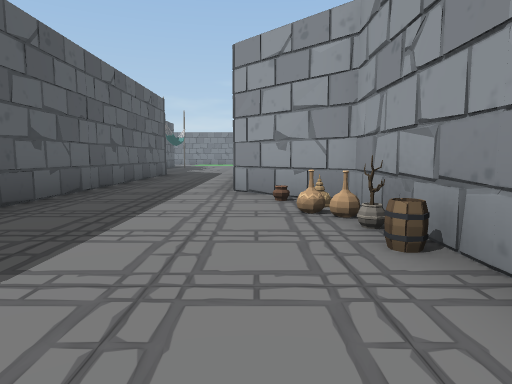
View 1 (above)

24 first-person views from a walk through a scene from a Unity 3-D project. The camera is 1.2 m above the floor, tilts 6° down and sees 75° across. The floor is counted in squares, 2 m on a side. Each view is taken from the middle of a square. On the plan, view 1 faces up. The plan holds only what a view shows up to about 10 squares ahead; the rest is blank. The place goes on beyond the plan. The player character is not drawn.

View 2
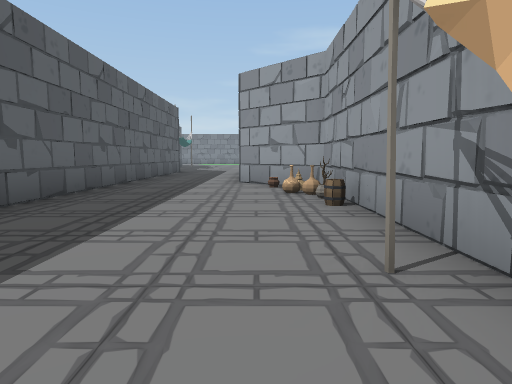

View 3
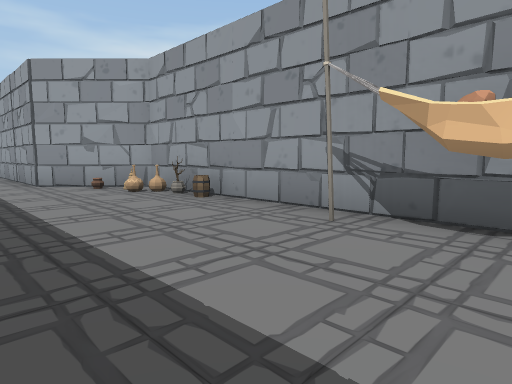

View 4
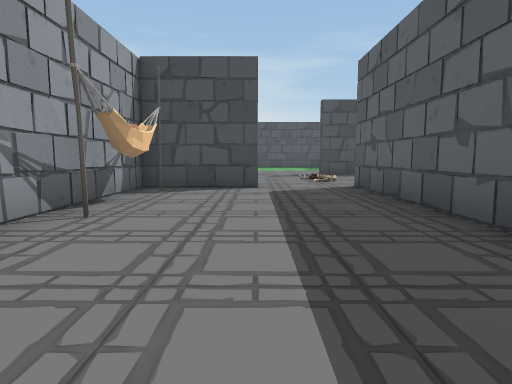

View 5
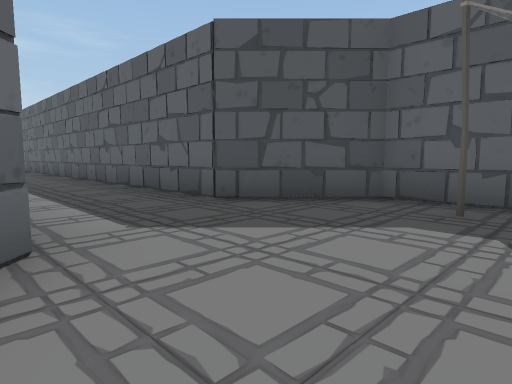

View 6
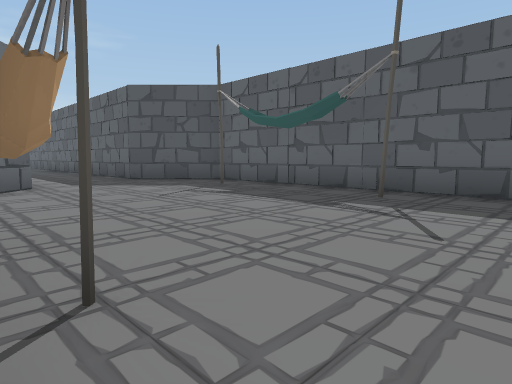

View 7
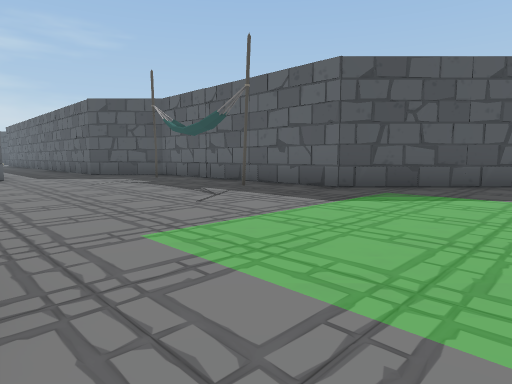

View 8
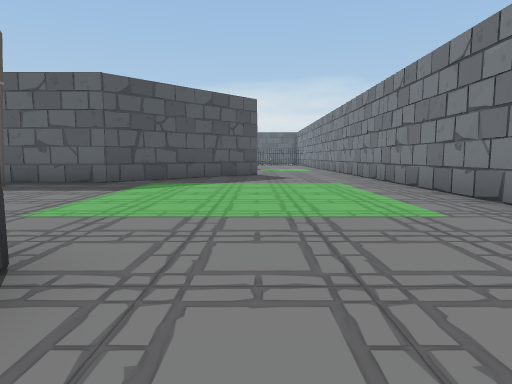

View 9
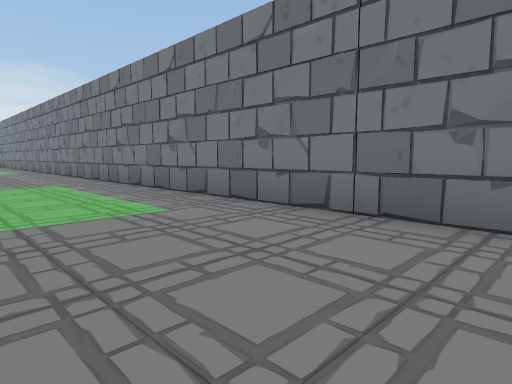

View 10
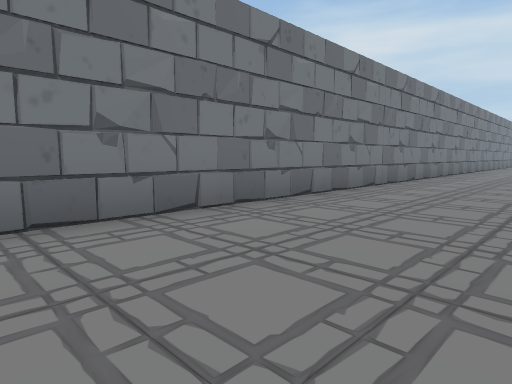

View 11
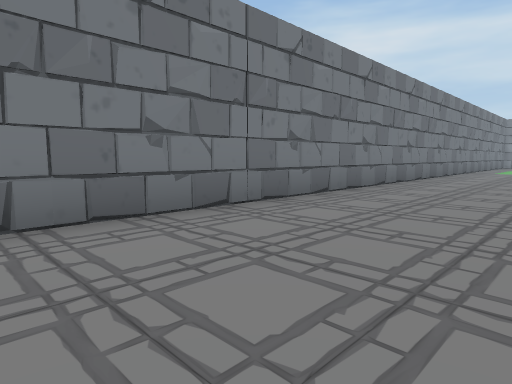

View 12
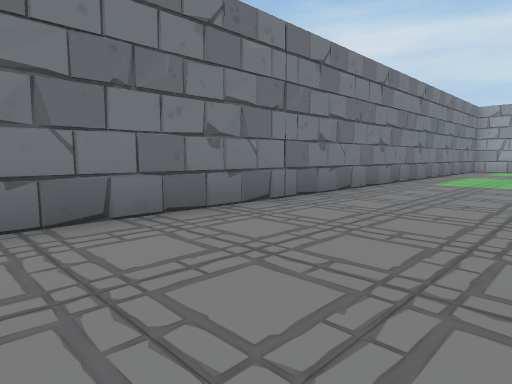

View 13
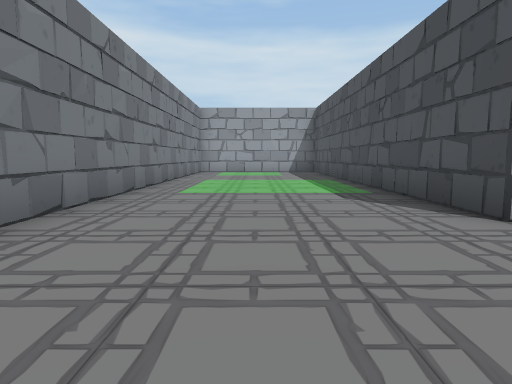

View 14
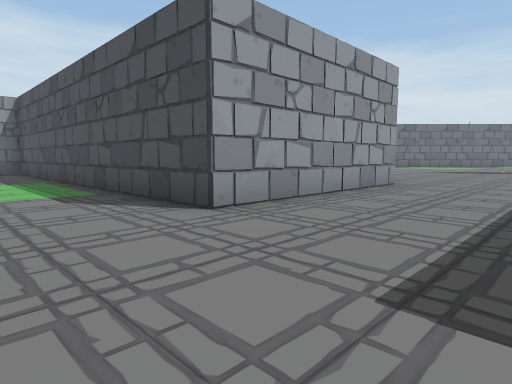

View 15
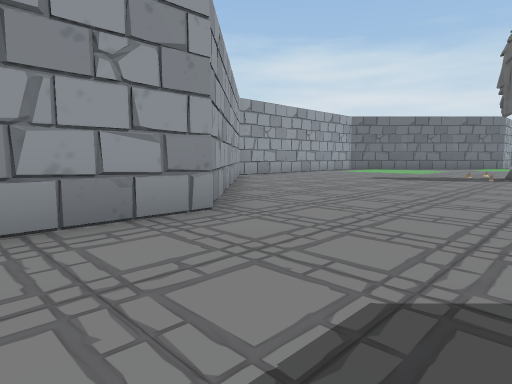

View 16
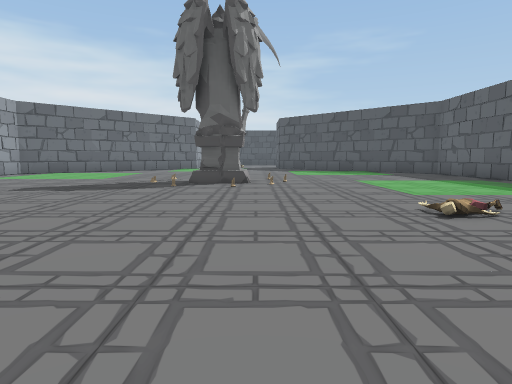

View 17
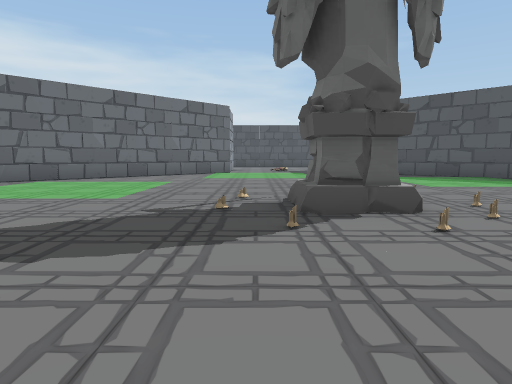

View 18
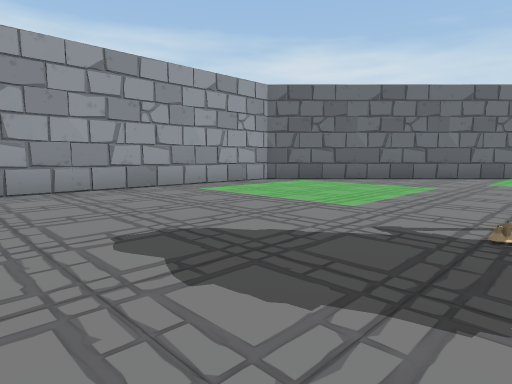

View 19
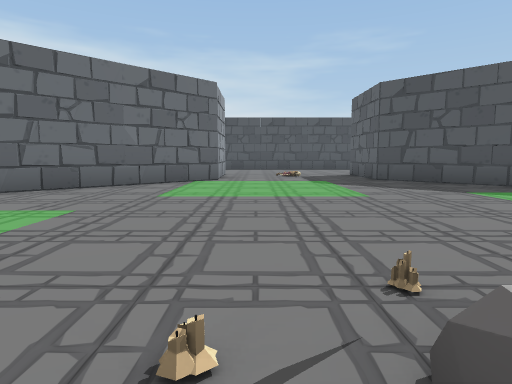

View 20
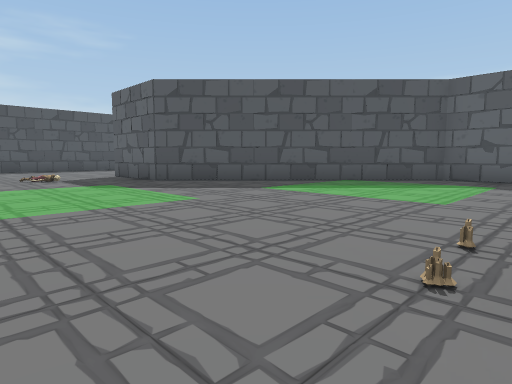

View 21
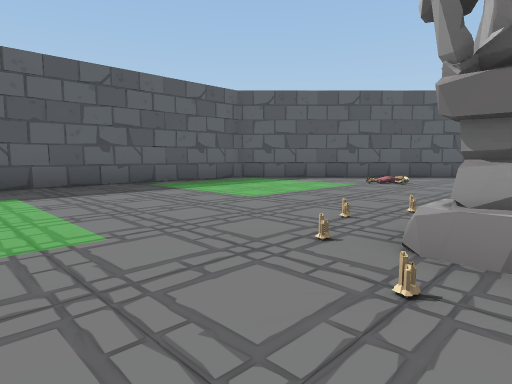

View 22
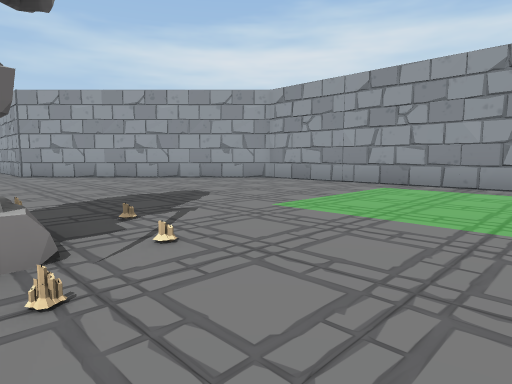

View 23
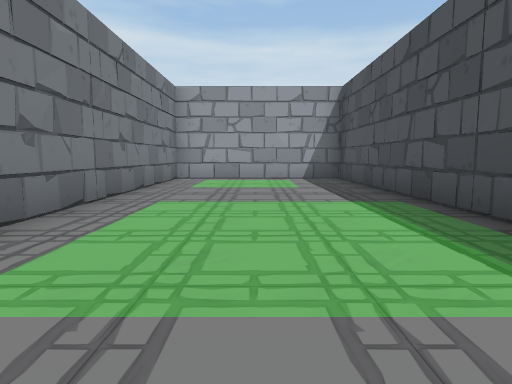

View 24
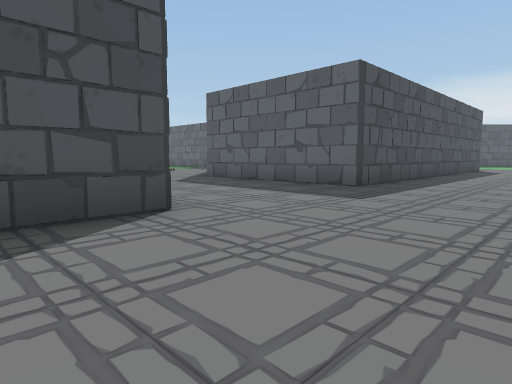

### Floor plan
Points are (right, up) in squares from view 1. A wall is a line through its corners. A room is listed if a view was taken in it or the views show most of it. See-through windows are left out.
Room 1 (views 1, 2, 3, 4)
walls: (1.1, -0.5) (1.3, -0.1) (1.2, 0.5); (1.4, -0.5) (1.1, 0); (-3, -1.6) (-2.9, -2.1); (-1.1, -3.5) (1.3, -3.5) (1.3, 1.3); (-2.9, 3.4) (-3.1, 2.9); (1.3, 3.4) (1.3, 4.2) (-0.4, 5.9); (0.9, 4.4) (0.7, 4.8) (0.2, 5.2); (-3, 4.6) (-3, -3.9)
ways out: opening at (-1.5, 5) to room 2; opening at (-2, -4)
objects: other object (1, -2); barrel (1, 2)
Room 2 (views 5, 6, 7, 8, 9, 10, 11, 12, 13, 14, 15, 16, 17, 18, 19, 20, 21, 22, 23, 24)
walls: (11.4, 16.2) (6.7, 11.6) (6.7, 4.4) (11.8, -0.7) (11.8, -3.1); (16.3, 16.4) (15.8, 17.3); (16.1, 17.2) (15.9, 18.6); (6.6, 8.9) (6.8, 7.5) (6.5, 7); (6.9, 8.3) (6.6, 7.9); (11.8, 21.7) (11.8, 16.9); (7, 21.7) (11.7, 21.7) (11.9, 20.3); (16.2, 21) (15.9, 21.5) (17.2, 21.7); (6.7, 6.4) (6.9, 5.3); (6.7, 6.4) (6.8, 6); (16, 21.7) (26.2, 21.7) (26.2, 26.2) (-7.5, 26.2); (-0.5, 12.6) (0.2, 13.3); (12.2, 26.2) (11.3, 26); (21.2, 7) (21.1, 7.2) (21.2, 7.4); (7.8, 26.3) (6.6, 26.1); (14.2, 26.3) (13.5, 26.2); (10.3, 1) (10.5, 0.5); (10.2, 0.8) (10.7, 0.6); (5.5, 26.2) (4.5, 26); (16.4, 26.3) (15.8, 26.2); (-0.4, 5.9) (-0.4, 10); (-3, 10.8) (-2.9, 10.3); (2.7, 26) (2.3, 26.2); (2.9, 26.3) (2, 26.1); (-3.6, 11.5) (-3, 11.3) (-3, 4.6); (-4.5, 12.9) (-4.3, 12.5) (-3.4, 11.8); (15.9, -0.8) (21.2, 4.4) (21.2, 11.6) (16, 16.7) (16, 21.6); (-4.8, 15) (-4.7, 13.8); (21.2, 26.3) (20.1, 26.1); (-4.6, 17.7) (-4.9, 17.3); (0.6, 26.3) (-0.1, 26.1); (-4.8, 18.3) (-4.6, 16.1); (-4.7, 19) (-4.9, 18.5); (16, -2) (16, -1); (-2.1, 26.3) (-3.6, 26); (-6.9, 21.6) (-4.7, 19.5) (-4.7, 12.9) (-3, 11.2)
low walls: (17.6, 0.6) (17.8, 1.3)
ways out: opening at (-1.5, 5) to room 1; opening at (14, -4)
objects: other object (1, 17); statue (13, 7) to (14, 8)

Where each view was taken, in squares from view 1:
view 1: 0 up, 0 right, facing up
view 2: 2 down, 0 right, facing up
view 3: 2 down, 2 left, facing up-right
view 4: 3 up, 1 left, facing down
view 5: 15 up, 0 right, facing down-left
view 6: 20 up, 1 right, facing down-left
view 7: 23 up, 1 right, facing down-left
view 8: 23 up, 3 right, facing left
view 9: 23 up, 3 right, facing up-left
view 10: 23 up, 1 right, facing up-right
view 11: 23 up, 5 right, facing up-right
view 12: 23 up, 11 right, facing up-right
view 13: 24 up, 13 right, facing right
view 14: 24 up, 13 right, facing down-right
view 15: 19 up, 13 right, facing down-right
view 16: 16 up, 13 right, facing down
view 17: 12 up, 15 right, facing down
view 18: 11 up, 15 right, facing down-right
view 19: 8 up, 15 right, facing down
view 20: 7 up, 16 right, facing down-left
view 21: 5 up, 14 right, facing up-left
view 22: 5 up, 14 right, facing up-right
view 23: 24 up, 17 right, facing right
view 24: 25 up, 18 right, facing down-left
